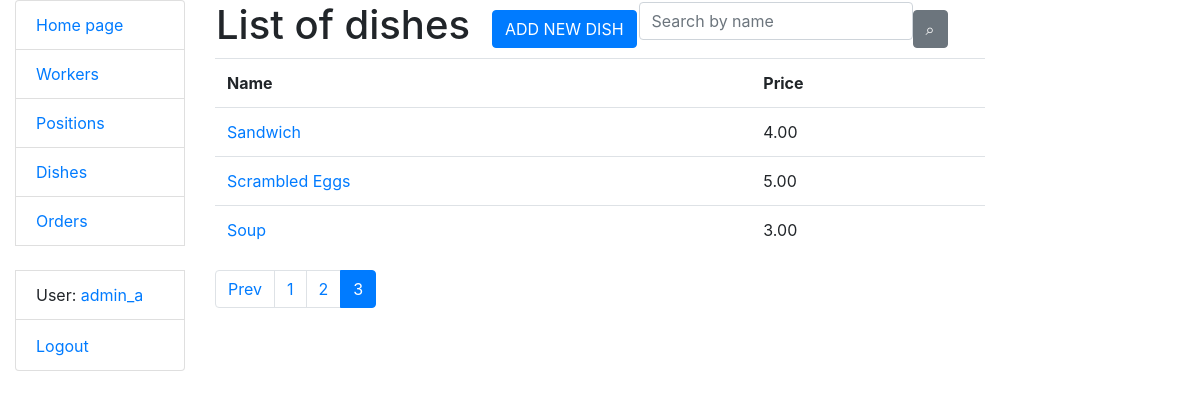
Page /dishes/?page=3 (signed in) on the earlier database version.
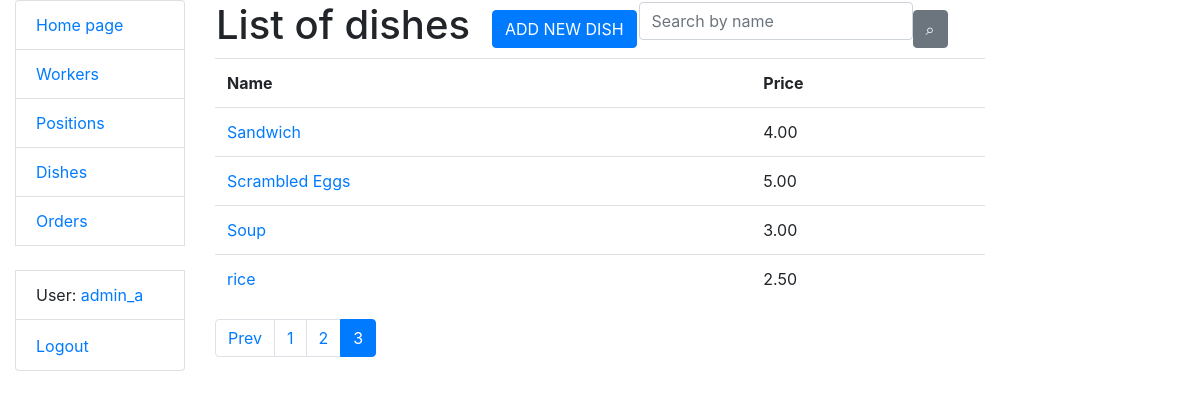
Same page on the later database version.
### kitchen/models.py (models this page shows, shortened)
class Dish(models.Model):
    name = models.CharField(max_length=255, unique=True)
    price = models.DecimalField(max_digits=5, decimal_places=2)
    class Meta:
        ordering = ["name"]
    def get_absolute_url(self):
        return reverse("kitchen:dish-detail", kwargs={"pk": self.pk})

### kitchen/views.py (the view)
# urls.py: path("dishes/", DishListView.as_view(), name="dish-list"),
class DishListView(LoginRequiredMixin, generic.ListView):
    model = Dish
    queryset = Dish.objects.all()
    paginate_by = 5
    def get_context_data(self, *, object_list=None, **kwargs):
        context = super(DishListView, self).get_context_data(**kwargs)
        name = self.request.GET.get("name", "")
        context["search_form"] = DishSearchForm(
            initial={"name": name}
        )
        return context
    def get_queryset(self):
        form = DishSearchForm(self.request.GET)
        if form.is_valid():
            return self.queryset.filter(
                name__icontains=form.cleaned_data["name"]
            )
        return self.queryset

### kitchen/forms.py
class DishSearchForm(forms.Form):
    name = forms.CharField(
        max_length=255,
        required=False,
        label="",
        widget=forms.TextInput(
            attrs={"placeholder": "Search by name"}
        ),
    )

### kitchen/models.py (called while the page is built)
    def get_absolute_url(self):
        return reverse("kitchen:worker-detail", kwargs={"pk": self.pk})

### kitchen/templatetags/query_transform.py (called while the page is built)
@register.simple_tag
def query_transform(request, **kwargs):
    updated = request.GET.copy()
    for key, value in kwargs.items():
        if value is not None:
            updated[key] = value
        else:
            updated.pop(key, 0)
    return updated.urlencode()

### templates/kitchen/dish_list.html
{% extends "base.html" %}
{% load crispy_forms_filters %}
{% block content %}
  <table>
    <tr>
      <td><h1>List of dishes</h1></td>
      <td width="20"></td>
      <td><a href="{% url 'kitchen:dish-create' %}" class="btn btn-primary">ADD NEW DISH</a></td>
      <td>
        <form method="get" action="" class="form-inline">
          {{ search_form|crispy }}
          <input class="btn btn-secondary" type="submit" value="⌕">
        </form>
      </td>
    </tr>
  </table>
  {% if dish_list %}
    <table class="table">
      <tr>
        <th>Name</th>
        <th>Price</th>
      </tr>
      {% for dish in dish_list %}
        <tr>
          <td><a href="{{ dish.get_absolute_url }}">{{ dish.name }}</a></td>
          <td>{{ dish.price }}</td>
        </tr>
      {% endfor %}
    </table>
  {% else %}
    <p>There are no dishes yet!</p>
  {% endif %}
{% endblock %}

Differences in the rows shown:
added Dish: name "rice", price "2.50"
